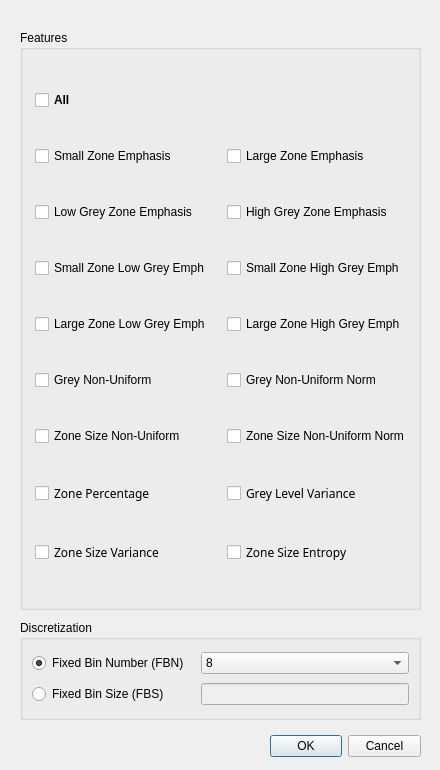
<?xml version="1.0" encoding="UTF-8"?>
<ui version="4.0">
 <class>popup_GLSZM</class>
 <widget class="QDialog" name="popup_GLSZM">
  <property name="geometry">
   <rect>
    <x>0</x>
    <y>0</y>
    <width>440</width>
    <height>770</height>
   </rect>
  </property>
  <property name="sizePolicy">
   <sizepolicy hsizetype="Preferred" vsizetype="Preferred">
    <horstretch>0</horstretch>
    <verstretch>0</verstretch>
   </sizepolicy>
  </property>
  <property name="windowTitle">
   <string>Set Measurements</string>
  </property>
  <widget class="QDialogButtonBox" name="buttonBox">
   <property name="geometry">
    <rect>
     <x>270</x>
     <y>730</y>
     <width>151</width>
     <height>32</height>
    </rect>
   </property>
   <property name="orientation">
    <enum>Qt::Horizontal</enum>
   </property>
   <property name="standardButtons">
    <set>QDialogButtonBox::Cancel|QDialogButtonBox::Ok</set>
   </property>
   <property name="centerButtons">
    <bool>false</bool>
   </property>
  </widget>
  <widget class="QGroupBox" name="groupBox_Features">
   <property name="geometry">
    <rect>
     <x>20</x>
     <y>30</y>
     <width>401</width>
     <height>580</height>
    </rect>
   </property>
   <property name="title">
    <string>Features</string>
   </property>
   <property name="checkable">
    <bool>false</bool>
   </property>
   <layout class="QGridLayout" name="gridLayout">
    <property name="leftMargin">
     <number>12</number>
    </property>
    <property name="topMargin">
     <number>10</number>
    </property>
    <property name="rightMargin">
     <number>6</number>
    </property>
    <property name="bottomMargin">
     <number>10</number>
    </property>
    <item row="7" column="1">
     <widget class="QCheckBox" name="checkBox_GNUN">
      <property name="enabled">
       <bool>true</bool>
      </property>
      <property name="text">
       <string>Grey Non-Uniform Norm</string>
      </property>
      <property name="checkable">
       <bool>true</bool>
      </property>
      <property name="checked">
       <bool>false</bool>
      </property>
      <property name="tristate">
       <bool>false</bool>
      </property>
     </widget>
    </item>
    <item row="2" column="1">
     <widget class="QCheckBox" name="checkBox_HGZE">
      <property name="enabled">
       <bool>true</bool>
      </property>
      <property name="text">
       <string>High Grey Zone Emphasis</string>
      </property>
      <property name="checked">
       <bool>false</bool>
      </property>
     </widget>
    </item>
    <item row="1" column="0">
     <widget class="QCheckBox" name="checkBox_SZE">
      <property name="autoFillBackground">
       <bool>false</bool>
      </property>
      <property name="text">
       <string>Small Zone Emphasis</string>
      </property>
      <property name="checked">
       <bool>false</bool>
      </property>
      <property name="tristate">
       <bool>false</bool>
      </property>
     </widget>
    </item>
    <item row="10" column="0">
     <widget class="QCheckBox" name="checkBox_ZSV">
      <property name="enabled">
       <bool>true</bool>
      </property>
      <property name="font">
       <font>
        <family>굴림</family>
        <pointsize>9</pointsize>
       </font>
      </property>
      <property name="autoFillBackground">
       <bool>false</bool>
      </property>
      <property name="text">
       <string>Zone Size Variance</string>
      </property>
      <property name="checked">
       <bool>false</bool>
      </property>
      <property name="tristate">
       <bool>false</bool>
      </property>
     </widget>
    </item>
    <item row="9" column="1">
     <widget class="QCheckBox" name="checkBox_GLV">
      <property name="enabled">
       <bool>true</bool>
      </property>
      <property name="font">
       <font>
        <family>굴림</family>
        <pointsize>9</pointsize>
       </font>
      </property>
      <property name="acceptDrops">
       <bool>false</bool>
      </property>
      <property name="autoFillBackground">
       <bool>false</bool>
      </property>
      <property name="text">
       <string>Grey Level Variance</string>
      </property>
      <property name="checked">
       <bool>false</bool>
      </property>
      <property name="tristate">
       <bool>false</bool>
      </property>
     </widget>
    </item>
    <item row="7" column="0">
     <widget class="QCheckBox" name="checkBox_GNU">
      <property name="enabled">
       <bool>true</bool>
      </property>
      <property name="autoFillBackground">
       <bool>false</bool>
      </property>
      <property name="text">
       <string>Grey Non-Uniform</string>
      </property>
      <property name="checked">
       <bool>false</bool>
      </property>
      <property name="tristate">
       <bool>false</bool>
      </property>
     </widget>
    </item>
    <item row="8" column="0">
     <widget class="QCheckBox" name="checkBox_ZSNU">
      <property name="enabled">
       <bool>true</bool>
      </property>
      <property name="autoFillBackground">
       <bool>false</bool>
      </property>
      <property name="text">
       <string>Zone Size Non-Uniform</string>
      </property>
      <property name="checked">
       <bool>false</bool>
      </property>
      <property name="tristate">
       <bool>false</bool>
      </property>
     </widget>
    </item>
    <item row="6" column="1">
     <widget class="QCheckBox" name="checkBox_LZHGE">
      <property name="enabled">
       <bool>true</bool>
      </property>
      <property name="text">
       <string>Large Zone High Grey Emph</string>
      </property>
      <property name="checked">
       <bool>false</bool>
      </property>
     </widget>
    </item>
    <item row="8" column="1">
     <widget class="QCheckBox" name="checkBox_ZSNUN">
      <property name="enabled">
       <bool>true</bool>
      </property>
      <property name="autoFillBackground">
       <bool>false</bool>
      </property>
      <property name="text">
       <string>Zone Size Non-Uniform Norm</string>
      </property>
      <property name="checked">
       <bool>false</bool>
      </property>
      <property name="tristate">
       <bool>false</bool>
      </property>
     </widget>
    </item>
    <item row="10" column="1">
     <widget class="QCheckBox" name="checkBox_ZSE">
      <property name="enabled">
       <bool>true</bool>
      </property>
      <property name="font">
       <font>
        <family>굴림</family>
        <pointsize>9</pointsize>
       </font>
      </property>
      <property name="autoFillBackground">
       <bool>false</bool>
      </property>
      <property name="text">
       <string>Zone Size Entropy</string>
      </property>
      <property name="checked">
       <bool>false</bool>
      </property>
      <property name="tristate">
       <bool>false</bool>
      </property>
     </widget>
    </item>
    <item row="5" column="1">
     <widget class="QCheckBox" name="checkBox_SZHGE">
      <property name="enabled">
       <bool>true</bool>
      </property>
      <property name="text">
       <string>Small Zone High Grey Emph</string>
      </property>
      <property name="checked">
       <bool>false</bool>
      </property>
     </widget>
    </item>
    <item row="6" column="0">
     <widget class="QCheckBox" name="checkBox_LZLGE">
      <property name="enabled">
       <bool>true</bool>
      </property>
      <property name="text">
       <string>Large Zone Low Grey Emph</string>
      </property>
      <property name="checked">
       <bool>false</bool>
      </property>
     </widget>
    </item>
    <item row="1" column="1">
     <widget class="QCheckBox" name="checkBox_LZE">
      <property name="enabled">
       <bool>true</bool>
      </property>
      <property name="text">
       <string>Large Zone Emphasis</string>
      </property>
      <property name="checkable">
       <bool>true</bool>
      </property>
      <property name="checked">
       <bool>false</bool>
      </property>
      <property name="tristate">
       <bool>false</bool>
      </property>
     </widget>
    </item>
    <item row="2" column="0">
     <widget class="QCheckBox" name="checkBox_LGZE">
      <property name="enabled">
       <bool>true</bool>
      </property>
      <property name="text">
       <string>Low Grey Zone Emphasis</string>
      </property>
     </widget>
    </item>
    <item row="5" column="0">
     <widget class="QCheckBox" name="checkBox_SZLGE">
      <property name="enabled">
       <bool>true</bool>
      </property>
      <property name="text">
       <string>Small Zone Low Grey Emph</string>
      </property>
      <property name="checked">
       <bool>false</bool>
      </property>
     </widget>
    </item>
    <item row="9" column="0">
     <widget class="QCheckBox" name="checkBox_ZP">
      <property name="enabled">
       <bool>true</bool>
      </property>
      <property name="font">
       <font>
        <family>굴림</family>
        <pointsize>9</pointsize>
       </font>
      </property>
      <property name="autoFillBackground">
       <bool>false</bool>
      </property>
      <property name="text">
       <string>Zone Percentage</string>
      </property>
      <property name="checked">
       <bool>false</bool>
      </property>
      <property name="tristate">
       <bool>false</bool>
      </property>
     </widget>
    </item>
    <item row="0" column="0">
     <widget class="QCheckBox" name="checkBox_All">
      <property name="enabled">
       <bool>true</bool>
      </property>
      <property name="font">
       <font>
        <weight>75</weight>
        <bold>true</bold>
        <underline>false</underline>
        <kerning>true</kerning>
       </font>
      </property>
      <property name="autoFillBackground">
       <bool>false</bool>
      </property>
      <property name="text">
       <string>All</string>
      </property>
      <property name="checked">
       <bool>false</bool>
      </property>
      <property name="tristate">
       <bool>false</bool>
      </property>
     </widget>
    </item>
   </layout>
  </widget>
  <widget class="QGroupBox" name="groupBox_Bins">
   <property name="geometry">
    <rect>
     <x>20</x>
     <y>620</y>
     <width>401</width>
     <height>100</height>
    </rect>
   </property>
   <property name="title">
    <string>Discretization</string>
   </property>
   <layout class="QGridLayout" name="gridLayout_4">
    <item row="2" column="1">
     <widget class="QLineEdit" name="lineEdit_sBin">
      <property name="enabled">
       <bool>false</bool>
      </property>
     </widget>
    </item>
    <item row="0" column="1">
     <widget class="QComboBox" name="comboBox_nBins">
      <property name="sizePolicy">
       <sizepolicy hsizetype="Preferred" vsizetype="Fixed">
        <horstretch>0</horstretch>
        <verstretch>0</verstretch>
       </sizepolicy>
      </property>
      <property name="currentText">
       <string>8</string>
      </property>
      <property name="maxVisibleItems">
       <number>5</number>
      </property>
      <property name="maxCount">
       <number>64</number>
      </property>
      <property name="sizeAdjustPolicy">
       <enum>QComboBox::AdjustToContentsOnFirstShow</enum>
      </property>
      <property name="iconSize">
       <size>
        <width>16</width>
        <height>16</height>
       </size>
      </property>
      <item>
       <property name="text">
        <string>8</string>
       </property>
      </item>
      <item>
       <property name="text">
        <string>16</string>
       </property>
      </item>
      <item>
       <property name="text">
        <string>32</string>
       </property>
      </item>
      <item>
       <property name="text">
        <string>64</string>
       </property>
      </item>
     </widget>
    </item>
    <item row="0" column="0">
     <widget class="QRadioButton" name="radioButton_FBN">
      <property name="text">
       <string>Fixed Bin Number (FBN)  </string>
      </property>
      <property name="checked">
       <bool>true</bool>
      </property>
     </widget>
    </item>
    <item row="2" column="0">
     <widget class="QRadioButton" name="radioButton_FBS">
      <property name="enabled">
       <bool>true</bool>
      </property>
      <property name="text">
       <string>Fixed Bin Size (FBS)</string>
      </property>
     </widget>
    </item>
   </layout>
  </widget>
 </widget>
 <resources/>
 <connections>
  <connection>
   <sender>buttonBox</sender>
   <signal>accepted()</signal>
   <receiver>popup_GLSZM</receiver>
   <slot>accept()</slot>
   <hints>
    <hint type="sourcelabel">
     <x>248</x>
     <y>254</y>
    </hint>
    <hint type="destinationlabel">
     <x>157</x>
     <y>274</y>
    </hint>
   </hints>
  </connection>
  <connection>
   <sender>buttonBox</sender>
   <signal>rejected()</signal>
   <receiver>popup_GLSZM</receiver>
   <slot>reject()</slot>
   <hints>
    <hint type="sourcelabel">
     <x>316</x>
     <y>260</y>
    </hint>
    <hint type="destinationlabel">
     <x>286</x>
     <y>274</y>
    </hint>
   </hints>
  </connection>
 </connections>
</ui>
